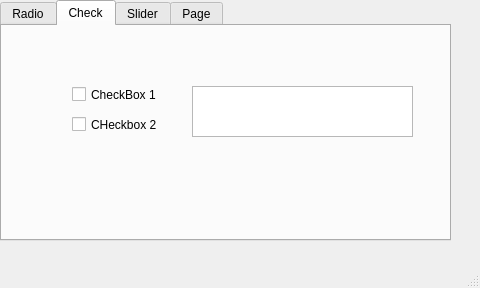
<?xml version="1.0" encoding="UTF-8"?>
<ui version="4.0">
 <class>MainWindow</class>
 <widget class="QMainWindow" name="MainWindow">
  <property name="geometry">
   <rect>
    <x>0</x>
    <y>0</y>
    <width>480</width>
    <height>288</height>
   </rect>
  </property>
  <property name="windowTitle">
   <string>MainWindow</string>
  </property>
  <widget class="QWidget" name="centralwidget">
   <widget class="QTabWidget" name="tabWidget">
    <property name="geometry">
     <rect>
      <x>0</x>
      <y>0</y>
      <width>451</width>
      <height>241</height>
     </rect>
    </property>
    <property name="currentIndex">
     <number>1</number>
    </property>
    <widget class="QWidget" name="tab">
     <attribute name="title">
      <string>Radio</string>
     </attribute>
     <widget class="QPlainTextEdit" name="plainTextEdit">
      <property name="geometry">
       <rect>
        <x>150</x>
        <y>90</y>
        <width>221</width>
        <height>41</height>
       </rect>
      </property>
     </widget>
     <widget class="QLabel" name="label">
      <property name="geometry">
       <rect>
        <x>160</x>
        <y>40</y>
        <width>201</width>
        <height>21</height>
       </rect>
      </property>
      <property name="styleSheet">
       <string notr="true">font: 16pt &quot;MS Shell Dlg 2&quot;;</string>
      </property>
      <property name="text">
       <string>Opción Seleccionada</string>
      </property>
     </widget>
     <widget class="QRadioButton" name="radioButton_2">
      <property name="geometry">
       <rect>
        <x>40</x>
        <y>60</y>
        <width>82</width>
        <height>17</height>
       </rect>
      </property>
      <property name="text">
       <string>Opcion 2</string>
      </property>
     </widget>
     <widget class="QRadioButton" name="radioButton">
      <property name="geometry">
       <rect>
        <x>40</x>
        <y>30</y>
        <width>82</width>
        <height>17</height>
       </rect>
      </property>
      <property name="text">
       <string>Opcion 1</string>
      </property>
     </widget>
     <widget class="QRadioButton" name="radioButton_3">
      <property name="geometry">
       <rect>
        <x>40</x>
        <y>90</y>
        <width>82</width>
        <height>17</height>
       </rect>
      </property>
      <property name="text">
       <string>Opcion 3</string>
      </property>
     </widget>
    </widget>
    <widget class="QWidget" name="tab_2">
     <attribute name="title">
      <string>Check</string>
     </attribute>
     <widget class="QCheckBox" name="checkBox">
      <property name="geometry">
       <rect>
        <x>70</x>
        <y>60</y>
        <width>91</width>
        <height>17</height>
       </rect>
      </property>
      <property name="text">
       <string>CheckBox 1</string>
      </property>
     </widget>
     <widget class="QCheckBox" name="checkBox_2">
      <property name="geometry">
       <rect>
        <x>70</x>
        <y>90</y>
        <width>101</width>
        <height>17</height>
       </rect>
      </property>
      <property name="text">
       <string>CHeckbox 2</string>
      </property>
     </widget>
     <widget class="QTextEdit" name="textEdit">
      <property name="geometry">
       <rect>
        <x>190</x>
        <y>60</y>
        <width>221</width>
        <height>51</height>
       </rect>
      </property>
     </widget>
    </widget>
    <widget class="QWidget" name="tab_3">
     <attribute name="title">
      <string>Slider</string>
     </attribute>
    </widget>
    <widget class="QWidget" name="tab_4">
     <attribute name="title">
      <string>Page</string>
     </attribute>
     <widget class="QPushButton" name="pushButton">
      <property name="geometry">
       <rect>
        <x>100</x>
        <y>180</y>
        <width>75</width>
        <height>23</height>
       </rect>
      </property>
      <property name="text">
       <string>PushButton</string>
      </property>
     </widget>
     <widget class="QPushButton" name="Boton">
      <property name="geometry">
       <rect>
        <x>60</x>
        <y>110</y>
        <width>261</width>
        <height>28</height>
       </rect>
      </property>
      <property name="font">
       <font>
        <pointsize>10</pointsize>
       </font>
      </property>
      <property name="text">
       <string>Pulse</string>
      </property>
     </widget>
     <widget class="QTextEdit" name="Campo_entrada">
      <property name="geometry">
       <rect>
        <x>60</x>
        <y>50</y>
        <width>261</width>
        <height>31</height>
       </rect>
      </property>
     </widget>
    </widget>
   </widget>
  </widget>
  <widget class="QMenuBar" name="menubar">
   <property name="geometry">
    <rect>
     <x>0</x>
     <y>0</y>
     <width>480</width>
     <height>21</height>
    </rect>
   </property>
  </widget>
  <widget class="QStatusBar" name="statusbar"/>
 </widget>
 <resources/>
 <connections/>
</ui>
